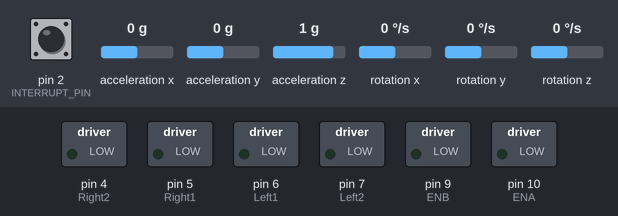
Bench run of a sketch on a simulated Arduino Uno, built with avr-gcc and run on an emulated ATmega328P. Shown: switched loads named in the sketch (green lamp = pin HIGH). Inputs (shaded band) come from the test bench; at power-on: pin 2 (INTERRUPT_PIN) LOW, acceleration x 0 g, acceleration y 0 g, acceleration z 1 g, rotation x 0 °/s, rotation y 0 °/s, rotation z 0 °/s. The sensor or clock chip raises its interrupt line as the real part does; what the sketch prints to the serial monitor is not drawn.

Above: at 0.1 s.
At 22.2 s:
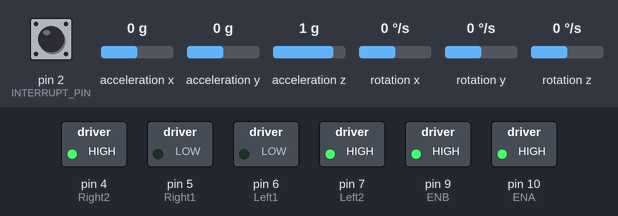
Timing chart, 0 to 23.7 s (numbered marks = the images above):
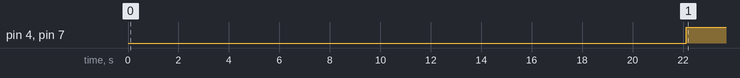

The sketch:

turnController.ino
```cpp
#include "I2Cdev.h"

#include "MPU6050_6Axis_MotionApps20.h"
//#include "MPU6050.h" // not necessary if using MotionApps include file

// Arduino Wire library is required if I2Cdev I2CDEV_ARDUINO_WIRE implementation
// is used in I2Cdev.h
#if I2CDEV_IMPLEMENTATION == I2CDEV_ARDUINO_WIRE
#include "Wire.h"
#endif

// class default I2C address is 0x68
// specific I2C addresses may be passed as a parameter here
// AD0 low = 0x68 (default for SparkFun breakout and InvenSense evaluation board)
// AD0 high = 0x69
MPU6050 mpu;

//#include <SensorLib.h>

#define ENA 10
#define ENB 9
#define Right1 5
#define Right2 4
#define Left1 6
#define Left2 7

#define INTERRUPT_PIN 2 // use pin 2 on Arduino Uno & most boards

// MPU control/status vars
bool dmpReady = false;  // set true if DMP init was successful
uint8_t mpuIntStatus;   // holds actual interrupt status byte from MPU
uint8_t devStatus;      // return status after each device operation (0 = success, !0 = error)
uint16_t packetSize;    // expected DMP packet size (default is 42 bytes)
uint16_t fifoCount;     // count of all bytes currently in FIFO
uint8_t fifoBuffer[64]; // FIFO storage buffer

// orientation/motion vars
Quaternion q;        // [w, x, y, z]         quaternion container
VectorInt16 aa;      // [x, y, z]            accel sensor measurements
VectorInt16 aaReal;  // [x, y, z]            gravity-free accel sensor measurements
VectorInt16 aaWorld; // [x, y, z]            world-frame accel sensor measurements
VectorFloat gravity; // [x, y, z]            gravity vector
float euler[3];      // [psi, theta, phi]    Euler angle container
float ypr[3];        // [yaw, pitch, roll]   yaw/pitch/roll container and gravity vector

//SensorLib sensorLib;

float dt = 0.01;
float kp = 0.1, ki = 0.05, kd = 0.01;
float integral = 0.0;
float lastError = 0.0;
float error[20] = {0};
int index = 0;
float finalSP = 45;
float currentAngle;
float angleOffset = 500;
bool setDt = false;
bool done = false;
float startTime;

volatile bool mpuInterrupt = false; // indicates whether MPU interrupt pin has gone high

void setup()
{
  Serial.begin(9600);

  pinMode(ENA, OUTPUT);
  pinMode(ENB, OUTPUT);

  pinMode(Right1, OUTPUT);
  pinMode(Right2, OUTPUT);
  pinMode(Left1, OUTPUT);
  pinMode(Left2, OUTPUT);

  // join I2C bus (I2Cdev library doesn't do this automatically)
#if I2CDEV_IMPLEMENTATION == I2CDEV_ARDUINO_WIRE
  Wire.begin();
  Wire.setClock(400000); // 400kHz I2C clock. Comment this line if having compilation difficulties
#elif I2CDEV_IMPLEMENTATION == I2CDEV_BUILTIN_FASTWIRE
  Fastwire::setup(400, true);
#endif

  // NOTE: 8MHz or slower host processors, like the Teensy @ 3.3V or Arduino
  // Pro Mini running at 3.3V, cannot handle this baud rate reliably due to
  // the baud timing being too misaligned with processor ticks. You must use
  // 38400 or slower in these cases, or use some kind of external separate
  // crystal solution for the UART timer.

  // initialize device
  Serial.println(F("Initializing I2C devices..."));
  mpu.initialize();
  pinMode(INTERRUPT_PIN, INPUT);

  // verify connection
  Serial.println(F("Testing device connections..."));
  Serial.println(mpu.testConnection() ? F("MPU6050 connection successful") : F("MPU6050 connection failed"));

  // load and configure the DMP
  Serial.println(F("Initializing DMP..."));
  devStatus = mpu.dmpInitialize();

  // supply your own gyro offsets here, scaled for min sensitivity
  mpu.setXGyroOffset(220);
  mpu.setYGyroOffset(76);
  mpu.setZGyroOffset(-85);
  mpu.setZAccelOffset(1788);
  //mpu.setZAccelOffset(1788); // 1688 factory default for my test chip

  // make sure it worked (returns 0 if so)
  if (devStatus == 0)
  {
    // turn on the DMP, now that it's ready
    Serial.println(F("Enabling DMP..."));
    mpu.setDMPEnabled(true);

    // enable Arduino interrupt detection
    Serial.print(F("Enabling interrupt detection (Arduino external interrupt "));
    Serial.print(digitalPinToInterrupt(INTERRUPT_PIN));
    Serial.println(F(")..."));
    attachInterrupt(digitalPinToInterrupt(INTERRUPT_PIN), dmpDataReady, RISING);
    mpuIntStatus = mpu.getIntStatus();

    // set our DMP Ready flag so the main loop() function knows it's okay to use it
    Serial.println(F("DMP ready! Waiting for first interrupt..."));
    dmpReady = true;

    // get expected DMP packet size for later comparison
    packetSize = mpu.dmpGetFIFOPacketSize();
  }
  else
  {
    // ERROR!
    // 1 = initial memory load failed
    // 2 = DMP configuration updates failed
    // (if it's going to break, usually the code will be 1)
    Serial.print(F("DMP Initialization failed (code "));
    Serial.print(devStatus);
    Serial.println(F(")"));
  }

  // Loop over an grab garbage values from accelerometer
  float value;
  for (int i = 2000; i > 0; i--) {
    if (!getAngle(value)) {
      i++;
    }
    Serial.println("LOOPING");
  }
  delay(500);
  while (!getAngle(angleOffset)) {}
  Serial.print("Angle Offset: ");
  Serial.println(angleOffset);
  delay(1000);
  turnLeft1(ENA, ENB, Right1, Right2, Left1, Left2);
}

void loop()
{
  // if programming accelerometer failed, don't try to do anything
  if (!dmpReady) {
    Serial.println("Accelerometer Not Working!!!!");
    return;
  }

  if (done) {
    analogWrite(ENA, 0);
    analogWrite(ENB, 0);
    return;
  }

  integral -= error[index] * dt;
  error[index] = finalSP - currentAngle;
  integral += error[index] * dt;
  float dError = (error[index] - lastError) / dt;
  float output = kp * error[index] + ki * integral;
  lastError = error[index];
  index = (index + 1) % 20;
  Serial.println(output);

  // Arduino map func => (x - in_min) * (out_max - out_min) / (in_max - in_min) + out_min;
  float ratio = output * 2;
  if (abs(output) < 0.02)
  {
    done = true;
    analogWrite(ENA, 0);
    analogWrite(ENB, 0);
  }
  if (output > 1) {
    analogWrite(ENA, 255);
    analogWrite(ENB, 255);
    digitalWrite(Left1, LOW);
    digitalWrite(Left2, HIGH);
    digitalWrite(Right1, LOW);
    digitalWrite(Right2, HIGH);
  }
  else if (output < -1) {
    analogWrite(ENA, 255);
    analogWrite(ENB, 255);
    digitalWrite(Left1, HIGH);
    digitalWrite(Left2, LOW);
    digitalWrite(Right1, HIGH);
    digitalWrite(Right2, LOW);
  }
  else if (ratio > 0)
  {
    analogWrite(ENA, 255 / ratio);
    analogWrite(ENB, 255);
    digitalWrite(Left1, LOW);
    digitalWrite(Left2, HIGH);
    digitalWrite(Right1, LOW);
    digitalWrite(Right2, HIGH);
  }
  else if (ratio < 0)
  {
    analogWrite(ENA, 255);
    analogWrite(ENB, 255 / (-1 * ratio));
    digitalWrite(Left1, HIGH);
    digitalWrite(Left2, LOW);
    digitalWrite(Right1, HIGH);
    digitalWrite(Right2, LOW);
  }
  else
  {
    done = true;
    analogWrite(ENA, 0);
    analogWrite(ENB, 0);
  }

  float angle;
  while (!getAngle(angle)) {}
  currentAngle = angle - angleOffset;
//  Serial.print("angle: ");
//  Serial.print(angle);
//  Serial.print("    Corrected angle: ");
//  Serial.println(currentAngle);
  if (currentAngle > 180) {
      currentAngle -= 360;
  } else if (currentAngle < -180) {
      currentAngle += 360;
  }
}

void dmpDataReady()
{
  mpuInterrupt = true;
}

bool getAngle(float &angle)
{
  // wait for MPU interrupt or extra packet(s) available
  while (!mpuInterrupt && fifoCount < packetSize)
  {
    if (mpuInterrupt && fifoCount < packetSize)
    {
      // try to get out of the infinite loop
      fifoCount = mpu.getFIFOCount();
    }
  }

  // reset interrupt flag and get INT_STATUS byte
  mpuInterrupt = false;
  mpuIntStatus = mpu.getIntStatus();

  // get current FIFO count
  fifoCount = mpu.getFIFOCount();

  // check for overflow (this should never happen unless our code is too inefficient)
  if ((mpuIntStatus & _BV(MPU6050_INTERRUPT_FIFO_OFLOW_BIT)) || fifoCount >= 1024)
  {
    // reset so we can continue cleanly
    mpu.resetFIFO();
    fifoCount = mpu.getFIFOCount();

    return false;
    // otherwise, check for DMP data ready interrupt (this should happen frequently)
  }
  else if (mpuIntStatus & _BV(MPU6050_INTERRUPT_DMP_INT_BIT))
  {
    // wait for correct available data length, should be a VERY short wait
    while (fifoCount < packetSize)
      fifoCount = mpu.getFIFOCount();

    // read a packet from FIFO
    mpu.getFIFOBytes(fifoBuffer, packetSize);

    // track FIFO count here in case there is > 1 packet available
    // (this lets us immediately read more without waiting for an interrupt)
    fifoCount -= packetSize;

    mpu.dmpGetQuaternion(&q, fifoBuffer);
    mpu.dmpGetEuler(euler, &q);

    angle = euler[0] * 180.0 / M_PI;
    return true;
  }
}

void turnLeft1(int enA, int enB, int right1, int right2, int left1, int left2) {
  /*
  * Turn left by turning the left wheel backwards
  */

  analogWrite(enA, 255);
  analogWrite(enB, 255);

  digitalWrite(left1, HIGH);
  digitalWrite(left2, LOW);
  digitalWrite(right1, HIGH);
  digitalWrite(right2, LOW);
}
```

Measured:
- by itself, pin 4 (Right2), pin 7 (Left2): LOW → HIGH at 22.1 s
